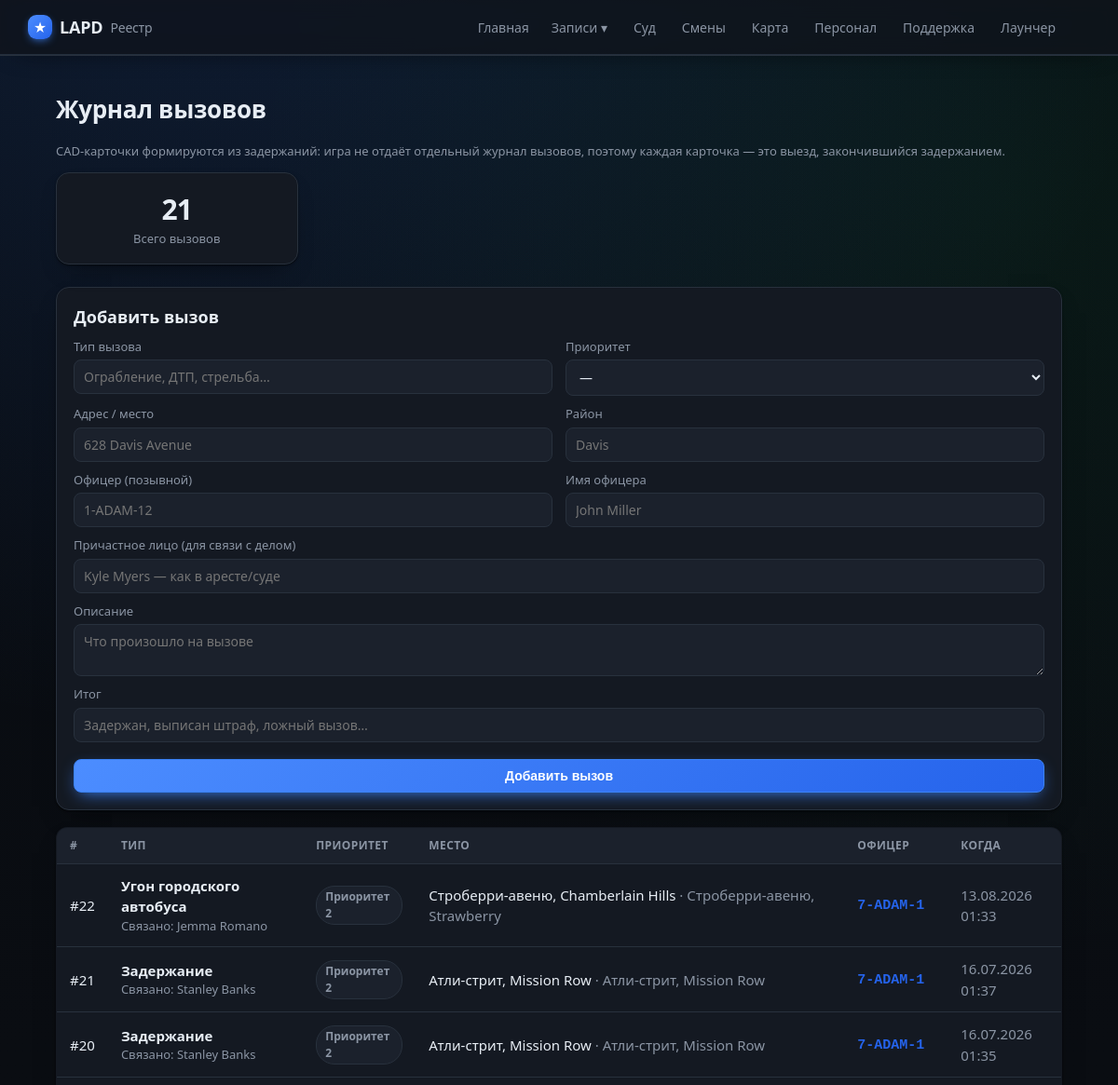
Page /callouts (upper part) on the earlier database version.
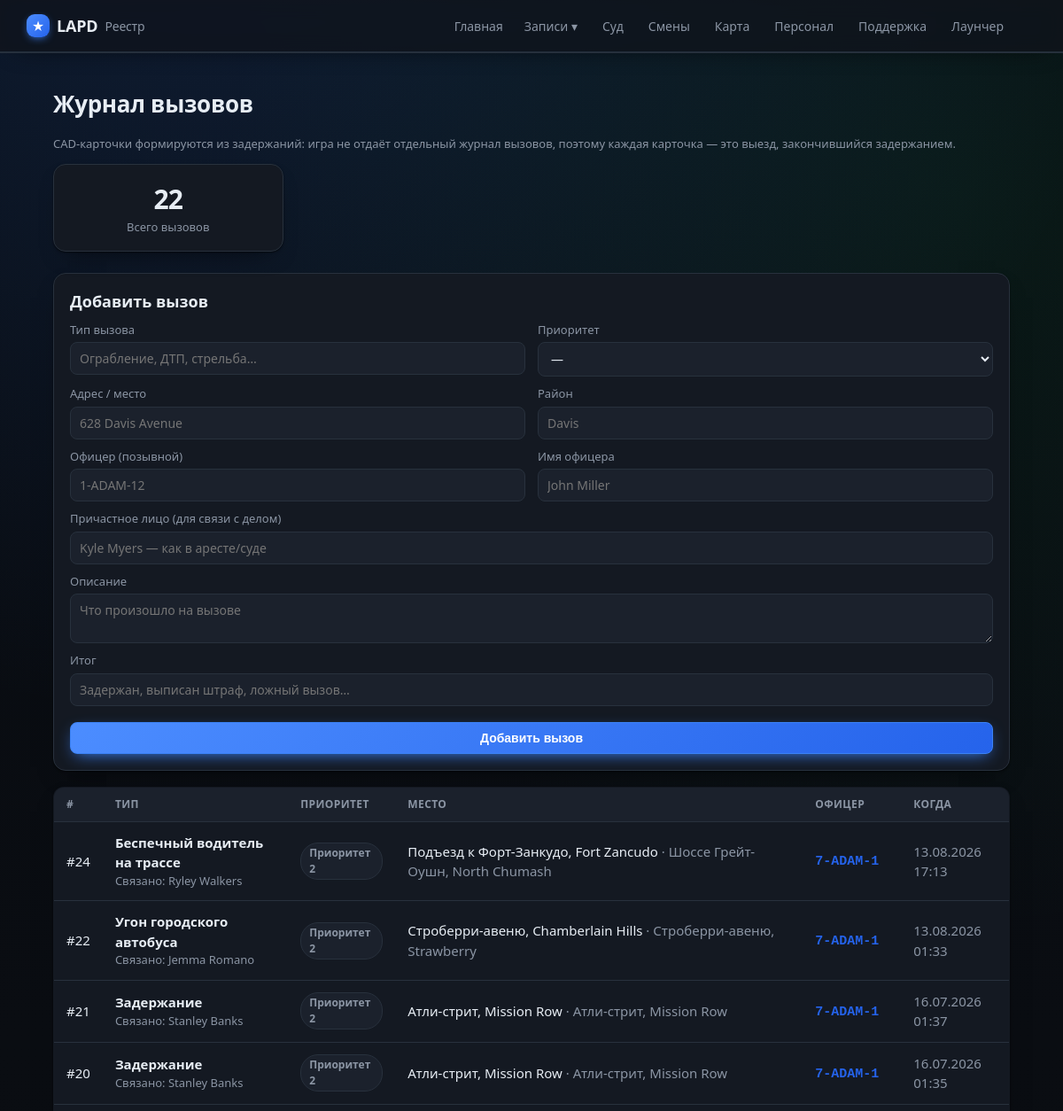
Same page on the later database version.
### tables this page shows
CREATE TABLE callouts (
                id INTEGER PRIMARY KEY AUTOINCREMENT,
                external_id TEXT UNIQUE,
                officer_id INTEGER,
                callout_type TEXT,
                priority TEXT,
                location TEXT,
                zone TEXT,
                description TEXT,
                outcome TEXT,
                occurred_at TEXT
            , suspect_name TEXT, pos_x REAL, pos_y REAL);

CREATE TABLE officers (
                id INTEGER PRIMARY KEY AUTOINCREMENT,
                callsign TEXT UNIQUE NOT NULL,
                name TEXT
            , current_status TEXT, status_since TEXT, rank TEXT, department TEXT, discord TEXT, is_admin INTEGER);

### app/main.py (the view, shortened to what this page needs)
@app.route("/callouts", methods=["GET", "POST"])
def callouts():
    is_static = os.environ.get("STATIC_EXPORT") == "1"
    officers = db.list_officers_with_stats()
    return render_template("callouts.html", callouts=db.list_callouts(300), officers=officers)

### app/db.py (called while the page is built)
def fmt_dt(iso):
    try:
        dt = datetime.datetime.fromisoformat(iso)
        return dt.strftime("%d.%m.%Y %H:%M")
    except Exception:
        return iso or "—"

@contextmanager
def get_conn():
    conn = sqlite3.connect(config.DB_PATH)
    conn.row_factory = sqlite3.Row
    try:
        yield conn
        conn.commit()
    finally:
        conn.close()

def status_info(code):
    return DUTY_STATUS.get(code, {"ru": "Не на службе", "cls": "off"})

def _row_to_callout(r):
    d = dict(r)
    d["priority_ru"] = CALLOUT_PRIORITY_RU.get(r["priority"], r["priority"] or "—")
    d["occurred_fmt"] = fmt_dt(r["occurred_at"]) if r["occurred_at"] else "—"
    ext = r["external_id"] or str(r["id"])
    try:
        num = int("".join(ch for ch in ext if ch.isdigit())[:8] or "0") % 900000 + 100000
    except Exception:
        num = 100000 + (r["id"] or 0)
    d["callout_no"] = f"CAD-{num}"
    return d

def staff_label(value):
    return STAFF_LABELS.get(value, value)

### app/templates/callouts.html (shortened to what this page needs)
{% extends "base.html" %}
{% block content %}
<h1>Журнал вызовов</h1>
<p class="muted small">CAD-карточки формируются из задержаний: игра не отдаёт отдельный журнал вызовов,
  поэтому каждая карточка — это выезд, закончившийся задержанием.</p>
<section class="stats">
  <div class="stat"><div class="num">{{ callouts|length }}</div><div class="lbl">Всего вызовов</div></div>
</section>
{% if not static_export %}
<div class="card" style="margin-bottom:18px">
  <h2 style="margin-top:0">Добавить вызов</h2>
  <form method="post" class="callout-form">
    <div class="cf-row">
      <label>Тип вызова
        <input name="callout_type" list="ctypes" placeholder="Ограбление, ДТП, стрельба…" required></label>
      <label>Приоритет
        <select name="priority">
          <option value="">—</option>
        </select></label>
    </div>
    <div class="cf-row">
      <label>Адрес / место<input name="location" placeholder="628 Davis Avenue"></label>
      <label>Район<input name="zone" placeholder="Davis"></label>
    </div>
    <div class="cf-row">
      <label>Офицер (позывной)
        <input name="callsign" list="offs" placeholder="1-ADAM-12"></label>
      <label>Имя офицера<input name="officer_name" placeholder="John Miller"></label>
    </div>
    <label>Причастное лицо (для связи с делом)
      <input name="suspect_name" placeholder="Kyle Myers — как в аресте/суде"></label>
    <label>Описание<textarea name="description" rows="2" placeholder="Что произошло на вызове"></textarea></label>
    <label>Итог<input name="outcome" placeholder="Задержан, выписан штраф, ложный вызов…"></label>
    <button class="btn primary" type="submit">Добавить вызов</button>
  </form>
</div>
{% endif %}
{% if callouts %}
<table class="tbl">
  <thead><tr><th>#</th><th>Тип</th><th>Приоритет</th><th>Место</th><th>Офицер</th><th>Когда</th></tr></thead>
  <tbody>
  {% for c in callouts %}
    <tr onclick="location='{{ url_for('callout_view', cid=c.id) }}'">
      <td><a class="row-link" href="{{ url_for('callout_view', cid=c.id) }}" onclick="event.stopPropagation()">#{{ c.id }}</a></td>
      <td><b>{{ c.callout_type or '—' }}</b>
        {% if c.suspect_name %}<div class="muted small">Связано: <a href="{{ url_for('file_view', name=c.suspect_name) }}" onclick="event.stopPropagation()">{{ c.suspect_name }}</a></div>{% endif %}</td>
      <td>{% if c.priority %}<span class="tag {{ 'wanted' if c.priority=='1' }}">{{ c.priority_ru }}</span>{% else %}—{% endif %}</td>
      <td>{% if c.location or c.zone %}<a href="{{ url_for('game_map', zone=c.zone or c.location) }}" onclick="event.stopPropagation()">{{ c.location or c.zone }}</a>{% if c.zone and c.location %} <span class="muted">· {{ c.zone }}</span>{% endif %}{% else %}—{% endif %}</td>
      <td>{% if c.callsign %}<a class="cs" href="{{ url_for('officer_view', callsign=c.callsign) }}" onclick="event.stopPropagation()">{{ c.callsign }}</a>{% else %}—{% endif %}</td>
      <td class="muted">{{ c.occurred_fmt }}</td>
    </tr>
  {% endfor %}
  </tbody>
</table>
{% else %}
  <p class="empty">Вызовов пока нет<span class="empty-sub">Появятся после игры.{% if not static_export %} Или добавь первый через форму выше.{% endif %}</span></p>
{% endif %}
{% endblock %}

Differences in the rows shown:
added callouts: id "24", callout_type "Беспечный водитель на трассе", suspect_name "Ryley Walkers", priority_ru "Приоритет 2", location "Подъезд к Форт-Занкудо, Fort Zancudo", zone "Шоссе Грейт-Оушн, North Chumash", callsign "7-ADAM-1", occurred_fmt "13.08.2026 17:13"
Other differences:
{{ callouts|length }}: "21" → "22"
